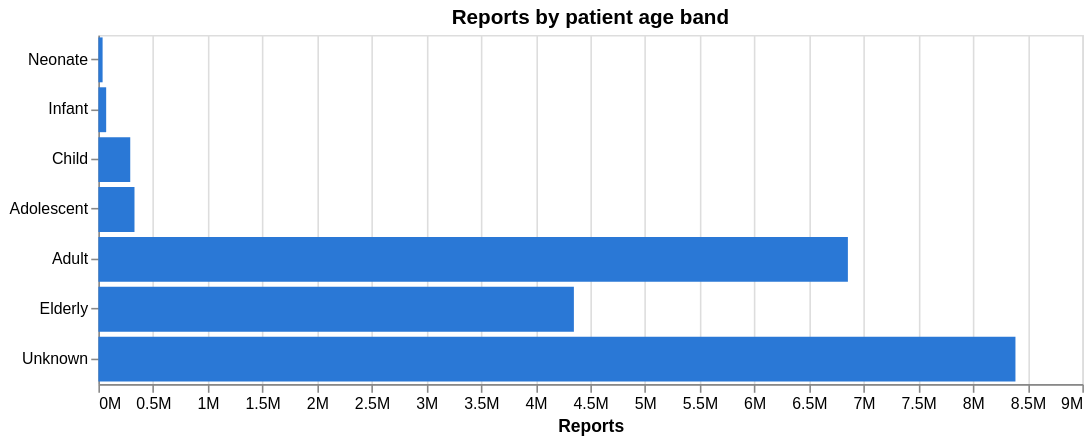

Specify this chart in Vega-Lite:
### Vega-Lite specification from a JSON file in a GitHub repository (floating-point values rounded to 4 significant figures)
{"config": {"view": {"continuousWidth": 300, "continuousHeight": 300}}, "data": {"name": "data-0434dc526ee9423e8577286e0fe9f3c9"}, "mark": {"type": "bar", "color": "#2a78d6"}, "encoding": {"tooltip": [{"field": "reports", "format": ",", "type": "quantitative"}], "x": {"axis": {"format": "~s"}, "field": "reports", "title": "Reports", "type": "quantitative"}, "y": {"field": "age_band", "sort": ["Neonate", "Infant", "Child", "Adolescent", "Adult", "Elderly", "Unknown"], "title": null, "type": "nominal"}}, "height": 220, "title": "Reports by patient age band", "width": 620, "$schema": "https://vega.github.io/schema/vega-lite/v6.1.0.json", "datasets": {"data-0434dc526ee9423e8577286e0fe9f3c9": [{"age_band": "Unknown", "reports": 8388236}, {"age_band": "Adult", "reports": 6855506}, {"age_band": "Elderly", "reports": 4349272}, {"age_band": "Adolescent", "reports": 330176}, {"age_band": "Child", "reports": 291364}, {"age_band": "Infant", "reports": 71168}, {"age_band": "Neonate", "reports": 38461}]}}
